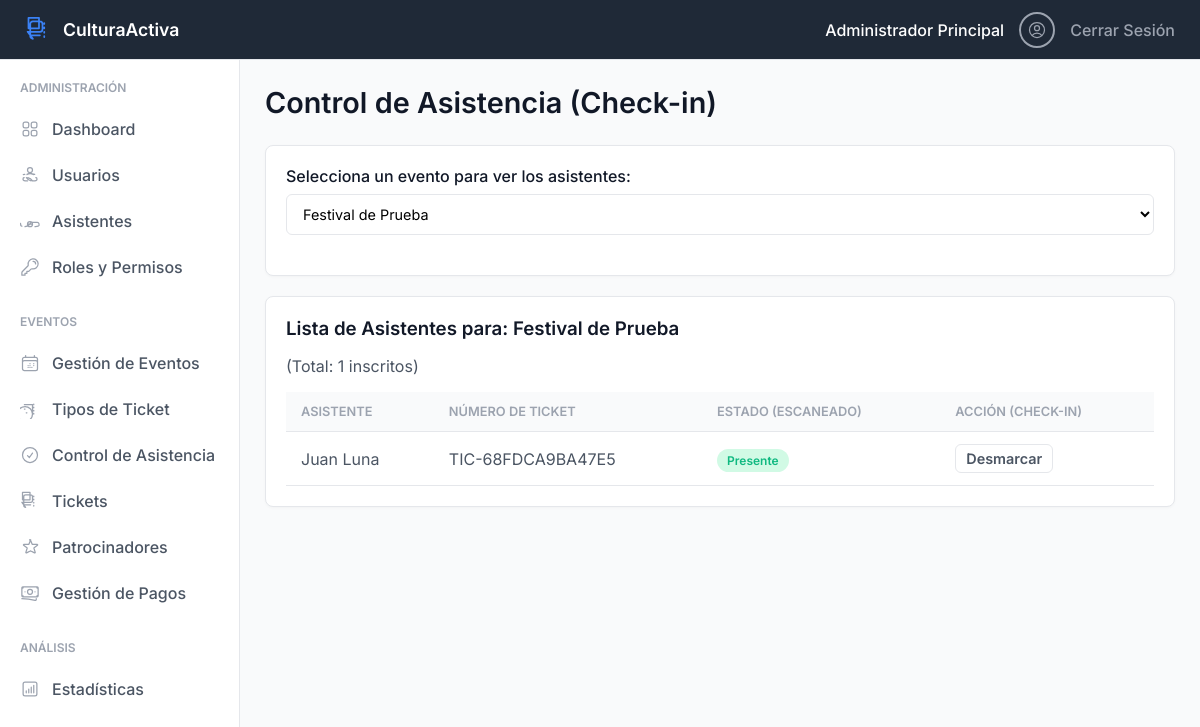
Page /admin/control_asistencia.php?id_evento=1 (signed in) on the committed database.
### tables this page shows
CREATE TABLE `eventos` (
  `id_evento` int(11) NOT NULL,
  `nombre` varchar(255) NOT NULL,
  `descripcion` text DEFAULT NULL,
  `fecha_evento` datetime NOT NULL,
  `lugar` varchar(255) NOT NULL,
  `id_organizador` int(11) DEFAULT NULL,
  `fecha_publicacion` timestamp NOT NULL DEFAULT current_timestamp(),
  `estado` varchar(50) DEFAULT 'Borrador',
  `capacidad` int(11) DEFAULT 500,
  `visibilidad` varchar(50) DEFAULT 'Público'
);

CREATE TABLE `tickets` (
  `id_ticket` int(11) NOT NULL,
  `numero_ticket` varchar(20) NOT NULL COMMENT 'Ej: CON-59552',
  `id_evento` int(11) DEFAULT NULL,
  `id_usuario` int(11) DEFAULT NULL COMMENT 'El asistente que compró',
  `id_tipo_ticket` int(11) DEFAULT NULL,
  `estado` varchar(50) DEFAULT 'Activo' COMMENT 'Activo, Usado (de tikets-*.png)',
  `escaneado` tinyint(1) DEFAULT 0,
  `fecha_compra` timestamp NOT NULL DEFAULT current_timestamp()
);

CREATE TABLE `usuarios` (
  `id_usuario` int(11) NOT NULL,
  `nombre_completo` varchar(255) NOT NULL,
  `email` varchar(255) NOT NULL,
  `password_hash` varchar(255) NOT NULL,
  `id_rol` int(11) DEFAULT NULL,
  `fecha_creacion` timestamp NOT NULL DEFAULT current_timestamp(),
  `estado` varchar(20) DEFAULT 'Activo',
  `telefono` varchar(20) DEFAULT NULL
);

### includes/functions.php (called while the page is built, shortened)
<?php
function hasPermission($permiso_nombre) {
    return isset($_SESSION['permissions'][$permiso_nombre]) && $_SESSION['permissions'][$permiso_nombre] === true;
}
?>

### admin/control_asistencia.php (the view, shortened to what this page needs)
<?php
require '../includes/functions.php';
require '../includes/db_connection.php';
$id_evento_filtrado = $_GET['id_evento'] ?? null;
$tickets = [];
$evento_nombre = '';
$stmt_eventos = $pdo->query("SELECT id_evento, nombre FROM eventos WHERE estado = 'Publicado' ORDER BY fecha_evento DESC");
$todos_los_eventos = $stmt_eventos->fetchAll();
if ($id_evento_filtrado) {
    $stmt_evt = $pdo->prepare("SELECT nombre FROM eventos WHERE id_evento = ?");
    $stmt_evt->execute([$id_evento_filtrado]);
    $evento_nombre = $stmt_evt->fetchColumn();
    $stmt_tickets = $pdo->prepare("
        SELECT
            t.id_ticket, t.numero_ticket, t.estado, t.escaneado,
            u.nombre_completo as asistente_nombre
        FROM tickets t
        JOIN usuarios u ON t.id_usuario = u.id_usuario
        WHERE t.id_evento = ?
        ORDER BY u.nombre_completo ASC
    ");
    $stmt_tickets->execute([$id_evento_filtrado]);
    $tickets = $stmt_tickets->fetchAll();
}
include '../includes/header.php';
include '../includes/sidebar.php';
?>
<main class="content">
    <div class="header-bar">
        <h1>Control de Asistencia (Check-in)</h1>
    </div>
    <div class="card">
        <div class="card-body">
            <form action="control_asistencia.php" method="GET">
                <div class="form-group">
                    <label for="id_evento">Selecciona un evento para ver los asistentes:</label>
                    <select name="id_evento" id="id_evento" class="form-control" onchange="this.form.submit()">
                        <?php foreach ($todos_los_eventos as $evento): ?>
                            <option value="<?php echo $evento['id_evento']; ?>" <?php if ($id_evento_filtrado == $evento['id_evento']) echo 'selected'; ?>>
                                <?php echo htmlspecialchars($evento['nombre']); ?>
                            </option>
                        <?php endforeach; ?>
                    </select>
                </div>
            </form>
        </div>
    </div>
    <?php if ($id_evento_filtrado): ?>
    <div class="card">
        <div class="card-body">
            <h3>Lista de Asistentes para: <?php echo htmlspecialchars($evento_nombre); ?></h3>
            <p>(Total: <?php echo count($tickets); ?> inscritos)</p>
            <table>
                <thead>
                    <tr>
                        <th>Asistente</th>
                        <th>Número de Ticket</th>
                        <th>Estado (Escaneado)</th>
                        <th>Acción (Check-in)</th>
                    </tr>
                </thead>
                <tbody>
                    <?php foreach ($tickets as $ticket): ?>
                        <tr>
                            <td><?php echo htmlspecialchars($ticket['asistente_nombre']); ?></td>
                            <td><?php echo htmlspecialchars($ticket['numero_ticket']); ?></td>
                            <td>
                                <span class="tag <?php echo $ticket['escaneado'] ? 'tag-success' : 'tag-pending'; ?>">
                                    <?php echo $ticket['escaneado'] ? 'Presente' : 'Ausente'; ?>
                                </span>
                            </td>
                            <td>
                                <?php if (hasPermission('ejecutar_control_asistencia')): ?>
                                    <?php if ($ticket['escaneado']): ?>
                                        <a href="marcar_asistencia.php?id_ticket=<?php echo $ticket['id_ticket']; ?>&id_evento=<?php echo $id_evento_filtrado; ?>&action=desmarcar" class="btn btn-secondary" style="padding: 5px 10px;">
                                            Desmarcar
                                        </a>
                                    <?php else: ?>
                                        <a href="marcar_asistencia.php?id_ticket=<?php echo $ticket['id_ticket']; ?>&id_evento=<?php echo $id_evento_filtrado; ?>&action=marcar" class="btn btn-primary" style="padding: 5px 10px;">
                                            Marcar Presente
                                        </a>
                                    <?php endif; ?>
                                <?php endif; ?>
                            </td>
                        </tr>
                    <?php endforeach; ?>
                </tbody>
            </table>
        </div>
    </div>
    <?php endif; ?>
</main>
<?php include '../includes/footer.php'; ?>

### public/css/style.css (style rules this page uses)
:root { --primary-blue: #3B82F6; --primary-light-blue: #EFF6FF; --dark-blue-grey: #1F2937; --background-body: #F9FAFB; --card-bg: #FFFFFF; --border-light: #E5E7EB; --text-title: #111827; --text-body: #4B5563; --text-muted: #9CA3AF; --success-green: #10B981; --success-bg: #D1FAE5; --danger-red: #EF4444; --danger-bg: #FEE2E2; --warning-orange: #F59E0B; --warning-bg: #FFFBEB; --info-purple: #8B5CF6; --info-bg: #EDE9FE; }
body, html { margin: 0; padding: 0; font-family: 'Inter', -apple-system, BlinkMacSystemFont, "Segoe UI", Roboto, "Helvetica Neue", Arial, sans-serif; background-color: var(--background-body); color: var(--text-body); }
* { box-sizing: border-box; }
body { padding-top: 60px; padding-left: 240px; }
.header-bar { display: flex; justify-content: space-between; align-items: center; margin-bottom: 25px; }
.header-bar h1 { margin: 0; font-size: 1.8rem; color: var(--text-title); font-weight: 600; }
.card { background-color: var(--card-bg); border-radius: 8px; border: 1px solid var(--border-light); box-shadow: 0 1px 3px rgba(0, 0, 0, 0.03); margin-bottom: 20px; }
.card-body { padding: 20px; }
.card-body h3, .card-body h4 { margin-top: 0; margin-bottom: 15px; color: var(--text-title); font-weight: 600; }
.btn { padding: 10px 20px; border: none; border-radius: 6px; cursor: pointer; text-decoration: none; font-size: 0.9rem; font-weight: 600; display: inline-block; transition: all 0.2s ease; }
.btn-secondary { background-color: var(--card-bg); color: var(--text-body); border: 1px solid var(--border-light); }
.form-group { margin-bottom: 20px; }
.form-group label { display: block; margin-bottom: 8px; font-weight: 500; color: var(--text-title); }
.form-control { width: 100%; padding: 10px 12px; border: 1px solid var(--border-light); border-radius: 6px; font-size: 0.9rem; font-family: 'Inter', sans-serif; background-color: var(--card-bg); }
table { width: 100%; border-collapse: collapse; }
table th, table td { padding: 12px 15px; text-align: left; border-bottom: 1px solid var(--border-light); vertical-align: middle; }
table th { background-color: var(--background-body); font-size: 0.8rem; text-transform: uppercase; color: var(--text-muted); font-weight: 600; }
table td { color: var(--text-body); }
.tag { padding: 4px 10px; border-radius: 12px; font-size: 0.75rem; font-weight: 600; text-transform: capitalize; }
.tag-success, .tag-publicado, .tag-completado { background-color: var(--success-bg); color: var(--success-green); }

### rows in the picture
eventos: nombre "Festival de Prueba"
tickets: id_usuario.nombre_completo "Juan Luna", numero_ticket "TIC-68FDCA9BA47E5", escaneado "Presente"

### other values in the picture
$_SESSION['user_name'] "Administrador Principal"
count($tickets) "1"
form field id_evento "Festival de Prueba"
